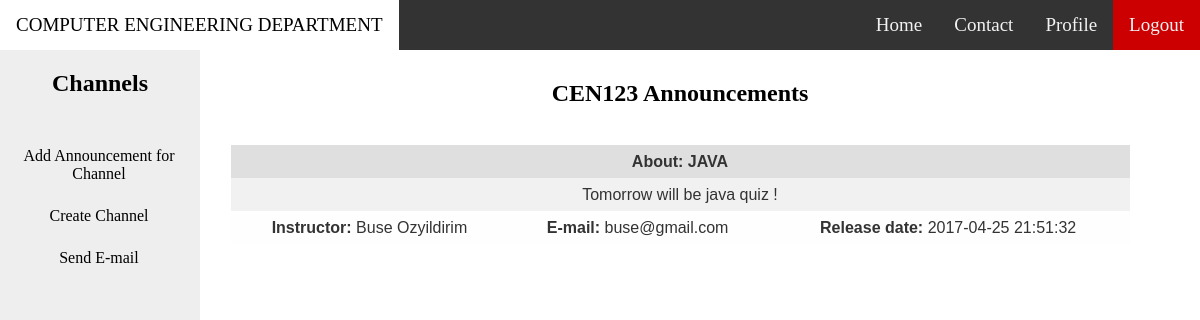
The page /channel_info.php?channel_id=CEN123 on the database its author committed.
### tables this page shows
CREATE TABLE `channel_news` (
  `Channel_ID` varchar(6) DEFAULT NULL,
  `Headline` text,
  `Story` text,
  `Name` varchar(30) DEFAULT NULL,
  `Email` varchar(30) DEFAULT NULL,
  `Date` datetime DEFAULT NULL
);

### fetch_channel_announcement.php (the view, shortened to what this page needs)
<!DOCTYPE html>
<html>
<head>
<link rel="stylesheet" type="text/css" href="fonts/table.css">
</head>
<body>
<?php
	$servername = "localhost";
	$username = "username";
	$password = "";
	$dbname = "gtdatabase";
	$channel_id=$_SESSION['channel_id'];
	$connection = mysqli_connect($servername,$username,$password,$dbname);
	$query = "SELECT * FROM channel_news WHERE Channel_ID='$channel_id' ORDER BY date DESC";
	if($result = mysqli_query($connection,$query))
	{
		while($row=mysqli_fetch_row($result))
		{
			echo "<div style='background:white'><br>
				<table style='width:100%'>
					<tr><th colspan='3'>$row[1]</th></tr>
					<tr><td colspan='3'>$row[2]</td></tr>
				    <tr>
						<td><strong>Instructor:</strong> $row[3]</td>
						<td><strong>E-mail:</strong> $row[4]</td>
						<td><strong>Release date:</strong> $row[5]</td>
					</tr>
				</table>
				<br>
				<br>
				</div>
				  ";
		}
	}
?>
</body>
</html>

### channel_info.php (style rules this page uses)
body { margin:0; }

### rows shown on the page
channel_news: Headline "About: JAVA", Story "Tomorrow will be java quiz !", Name "Buse Ozyildirim", Email "buse@gmail.com", Date "2017-04-25 21:51:32"

### other values the page prints
$_GET['channel_id'] "CEN123"
